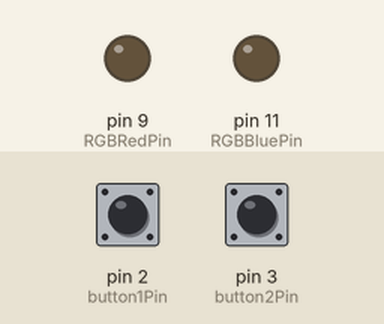
Recording of a sketch running on a simulated Arduino Uno, built with avr-gcc and run on an emulated ATmega328P. Shown: output pins drawn as LEDs (lit = HIGH). The test bench sets the inputs (shaded band); at power-on: pin 2 (button1Pin) HIGH, pin 3 (button2Pin) HIGH.

Above: at 1.2 s.
1.3 s: pin 2 (button1Pin) pulled LOW for 0.15 s
At 2.95 s:
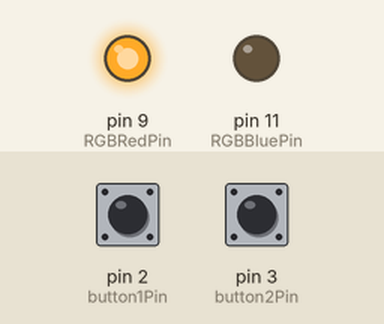
4.3 s: pin 3 (button2Pin) pulled LOW for 3.2 s
At 8.39 s:
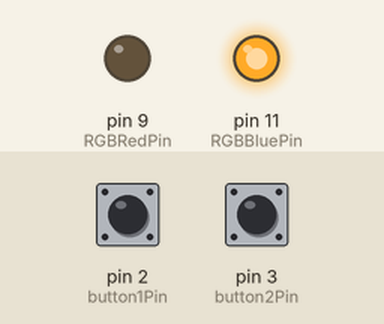
9.4 s: pin 2 (button1Pin) pulled LOW for 1 s
At 10.05 s:
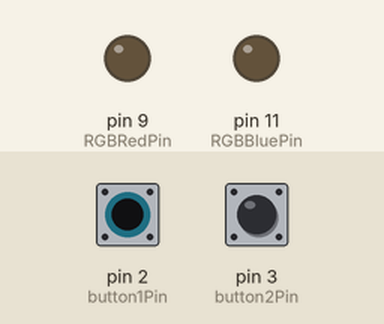
12.4 s: pin 3 (button2Pin) pulled LOW for 0.15 s
At 14.72 s:
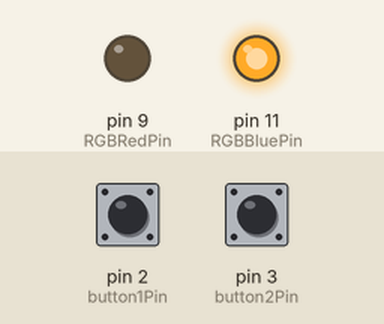
Timing chart, 0 to 16.4 s (numbered marks = the images above; inputs shaded):
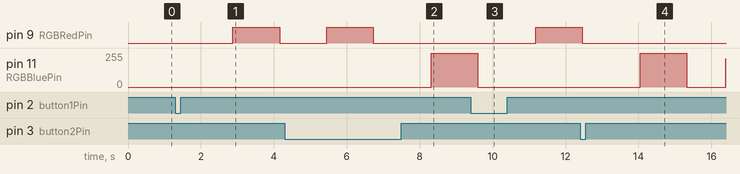

Measured:
- after the input at 1.3 s, pin 9 (RGBRedPin): LOW → HIGH after 1.6 s, → LOW 1.3 s later
- after the input at 4.3 s, pin 9 (RGBRedPin): goes on until 6.7 s, then stays LOW; pin 11 (RGBBluePin): 0/255 → 255/255 after 4.0 s
- after the input at 9.4 s, pin 9 (RGBRedPin): LOW → HIGH after 1.8 s; pin 11 (RGBBluePin): goes on until 9.6 s, then stays 0/255
- after the input at 12.4 s, pin 9 (RGBRedPin): goes on until 12.5 s, then stays LOW; pin 11 (RGBBluePin): 0/255 → 255/255 after 1.6 s, → 0/255 1.3 s later, → 213/255 1.1 s later

The sketch:

RGBFade-1.ino
```cpp
// (licence header left out)
int button1Pin = 2;    //The SW1 button is connect to pin 2 of the Arduino.
int button2Pin = 3;    //The SW2 button is connect to pin 3 of the Arduino.
int RGBRedPin = 9;    //The red RGB LED is connected pin 9 of the Arduino.
int RGBGreenPin = 10; //The green RGB LED is connected pin 10 of the Arduino.
int RGBBluePin = 11;  //The blue RGB LED is connected pin 11 of the Arduino.

int fadeDelay = 5;    //This is the number of milliseconds that it will take between steps during fading.
int mode = -1;         //Mode 0 to 2. 0: red, 1: Green, 2: Blue

int temp = 0;    //temp data
int brightR = 0; //brightness of the red LED
int brightB = 0; //brightness of the blue LED

//The Setup function runs once.
void setup() {
  pinMode(button1Pin, INPUT);
  pinMode(button2Pin, INPUT);
  pinMode(RGBRedPin, OUTPUT);
  pinMode(RGBBluePin, OUTPUT);
}

//The loop function runs forever.
void loop() {
  //Clicke Button1
  if (digitalRead(button1Pin) == LOW) {
    mode = 0;
    delay(300);
  }
  //Click Button2
  if (digitalRead(button2Pin) == LOW) {
    mode = 1;
    delay(300);
  }

  //Button1 has been clicked
  if(mode == 0) {
    //Fade in and fade out red.
    for (int x = 0; x <= 255; x++) {
      analogWrite(RGBRedPin, x);
      delay(fadeDelay);
    }
    for (int x = 255; x >= 0; x--) {
      analogWrite(RGBRedPin, x);
      delay(fadeDelay);
    }
  }

  //Button2 has been clicked
  if(mode == 1) {
    //Fade in and fade out blue.
    for (int x = 0; x <= 255; x++) {
      analogWrite(RGBBluePin, x);
      delay(fadeDelay);
    }
    for (int x = 255; x >= 0; x--) {
      analogWrite(RGBBluePin, x);
      delay(fadeDelay);
    }
  }
}
```
